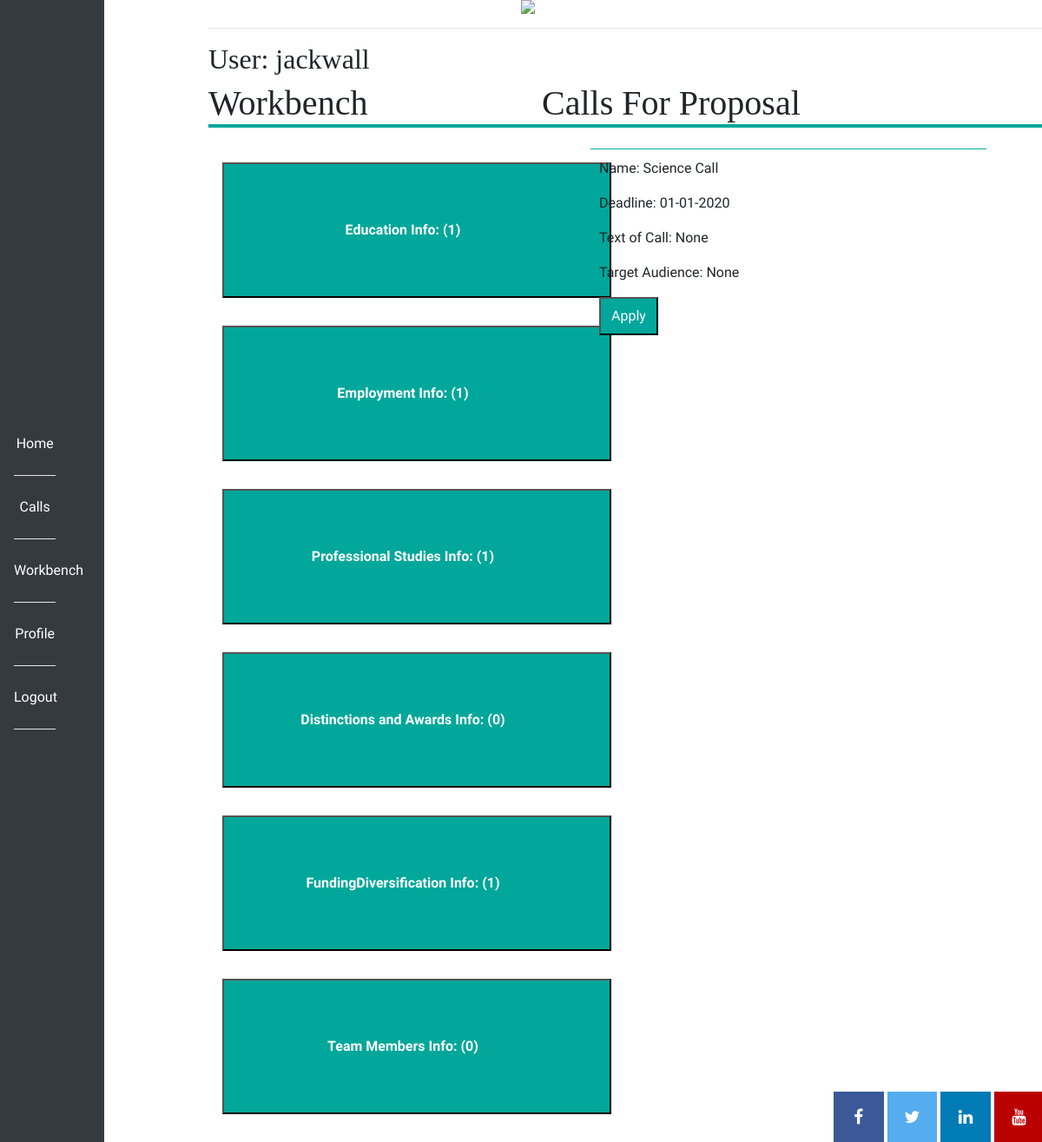
/workbench (signed in), run on an earlier commit of the app's database.
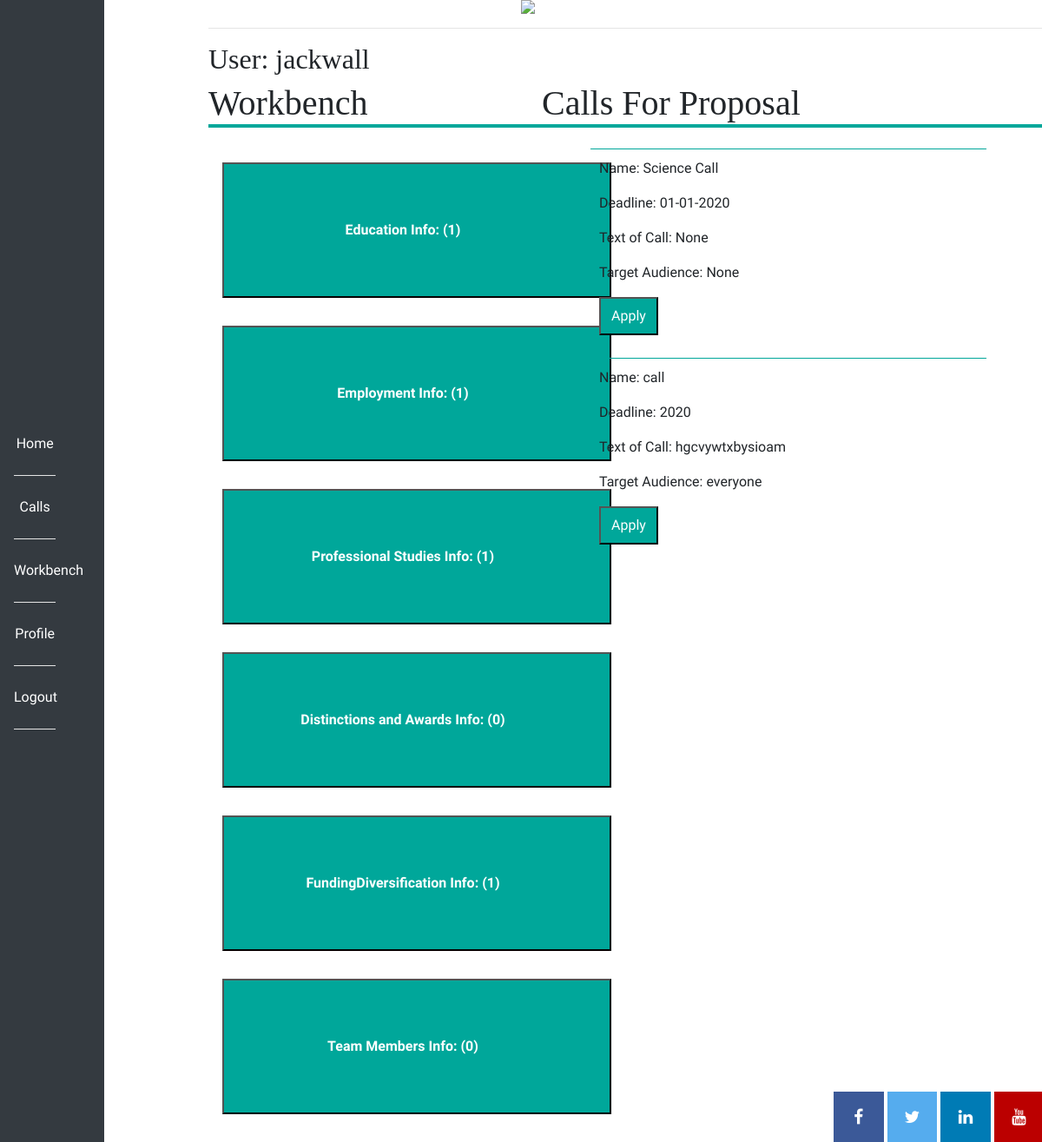
And on a later commit of the database.
### app/models.py (models this page shows, shortened)
class Proposal(db.Model):
    id = db.Column(db.Integer, primary_key=True)
    applications = db.relationship("Application", backref="author", lazy="dynamic")
    name = db.Column(db.String(140))
    activities = db.relationship("Activity", backref="author", lazy="dynamic")
    annual_report = db.relationship("AnnualReport", backref="author", lazy="dynamic")
    timestamp = db.Column(db.DateTime, index=True, default=datetime.utcnow)
    user_id = db.Column(db.Integer, db.ForeignKey('user.id'))
    deadline = db.Column(db.String(20))
    text_of_call = db.Column(db.String(500))
    target_audience = db.Column(db.String(50))
    eligibility_criteria = db.Column(db.String(100))
    reporting_guidelines = db.Column(db.String(150))
    start_date = db.Column(db.String(20))
    type_of_call = db.Column(db.String(40))
    call_status = db.Column(db.String(20))
    application_status = db.Column(db.Boolean())

### app/routes.py (the view)
@app.route("/workbench")
@login_required
def workbench():
    if not current_user.access == 1:
        flash("Area only for researchers")
        return redirect(url_for("index"))
    education_info = current_user.education_info.all()
    education_length = len(education_info)
    employment_info = current_user.employment.all()
    employment_length = len(employment_info)
    professional_studies = current_user.professional_studies.all()
    professional_studies_length = len(professional_studies)
    distinctions_and_awards = current_user.distinctions_and_awards.all()
    distinctions_and_awards_length = len(distinctions_and_awards)
    funding_diversification = current_user.funding_diversification.all()
    funding_diversification_length = len(funding_diversification)
    team_members = current_user.team_members.all()
    team_members_length = len(team_members)
    impacts = current_user.impacts.all()
    impacts_length = len(impacts)
    innovations = current_user.innovations.all()
    innovation_length = len(innovations)
    publications = current_user.publications.all()
    publications_length = len(publications)
    presentations = current_user.presentations.all()
    presentations_length = len(presentations)
    academic_collabs = current_user.academic_collabs.all()
    academic_collabs_length = len(academic_collabs)
    non_academic_collabs = current_user.non_academic_collabs.all()
    non_academic_collabs_length = len(non_academic_collabs)
    conferences = current_user.conferences.all()
    conferences_length = len(conferences)
    communications = current_user.communications.all()
    communications_length = len(communications)
    funding_ratio = current_user.funding_ratio.all()
    funding_ratio_length = len(funding_ratio)
    public_engagement = current_user.public_engagement.all()
    public_engagement_length = len(public_engagement)
    form = CallsForProposalFilter()
    proposal_info = Proposal.query.filter_by(application_status=True)
    return render_template("workbench.html", proposal_info=proposal_info, user=current_user, img=svg, edu_info=education_info, form=form,
                           edu_len=education_length, emp_info=employment_info, emp_len=employment_length,
                           prof_info=professional_studies, prof_len=professional_studies_length,
                           dist_info=distinctions_and_awards, dist_len=distinctions_and_awards_length,
                           fund_info=funding_diversification, fund_len=funding_diversification_length,
                           team_info=team_members, team_len=team_members_length, imp_info=impacts,
                           imp_len=impacts_length,
                           innov_info=innovations, innov_len=innovation_length, publications_info=publications,
                           publ_len=publications_length, pres_info=presentations,
                           pres_len=presentations_length, ac_info=academic_collabs, acad_len=academic_collabs_length,
                           non_ac_info=non_academic_collabs, non_ac_len=non_academic_collabs_length,
                           conf_info=conferences, confer_len=conferences_length, commun_info=communications,
                           commu_len=communications_length,
                           funding_ratio_info=funding_ratio, funding_rat_len=funding_ratio_length,
                           public_eng_info=public_engagement, public_eng_len=public_engagement_length)

### app/models.py (called while the page is built)
@login.user_loader
def load_user(id):
    return User.query.get(int(id))

    def is_admin(self):
        return self.access == 2

### app/routes.py (called while the page is built)
@app.before_request
def before_request():
    if current_user.is_authenticated:
        current_user.last_seen = datetime.utcnow().strftime("%B %d %Y")
        db.session.commit()

### app/templates/workbench.html
{% extends "base.html" %}
{% block content %}
<main>
    <h2> User: {{ user.username }}</h2>
<div class="workbench">
    <h1>Workbench</h1>
    <div class="box">
    <button class="work-button"><b>Education Info: ({{ edu_len }})</b></button>
    <button class="work-button"><b>Employment Info: ({{ emp_len }})</b></button>
    <button class="work-button"><b>Professional Studies Info: ({{ prof_len }})</b></button>
    <button class="work-button"><b>Distinctions and Awards Info: ({{ dist_len }})</b></button>
    <button class="work-button"><b>FundingDiversification Info: ({{ fund_len }})</b></button>
    <button class="work-button"><b>Team Members Info: ({{ team_len }})</b></button>
</div>
</div>
<h1>Calls For Proposal</h1>
<ul>
    {% for entry in proposal_info %}
        <li class="list">
        <p>Name: {{ entry.name }}</p>
        <p>Deadline: {{ entry.deadline }}</p>
        <p>Text of Call: {{ entry.text_of_call }}</p>
        <p>Target Audience: {{ entry.target_audience }}</p>
        {% if not current_user.is_anonymous %}
            {% if current_user.access == 1 %}
                <a href="{{ url_for('proposal_application', id=entry.id) }}"><button>Apply</button></a>
            {% endif %}
        {% endif %}
        </li>
    {% endfor %}
</ul>
</main>
{% endblock %}

What changed in the data, as far as the page shows it:
added Proposal: name "call", deadline "2020", text_of_call "hgcvywtxbysioam", target_audience "everyone"
